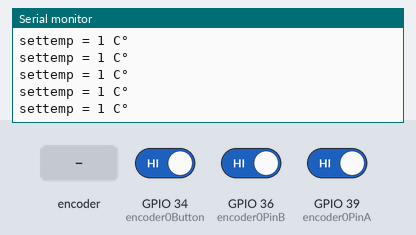
A sketch run on a simulated ESP32. Parts: the last lines printed to the serial monitor. The test bench sets the inputs (shaded band); at power-on: GPIO 34 (encoder0Button) HIGH, GPIO 36 (encoder0PinB) HIGH, GPIO 39 (encoder0PinA) HIGH.

Above: at 1.2 s.
1.3 s: rotary encoder on GPIO 39 (encoder0PinA) / GPIO 36 (encoder0PinB) turned 1 step (first pin leading)
At 2.0 s:
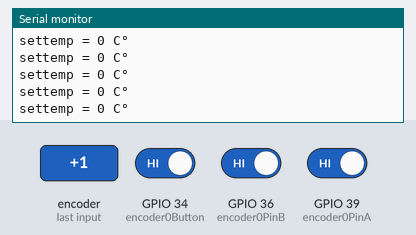
3.0 s: rotary encoder on GPIO 39 (encoder0PinA) / GPIO 36 (encoder0PinB) turned 1 step (first pin leading)
At 3.5 s:
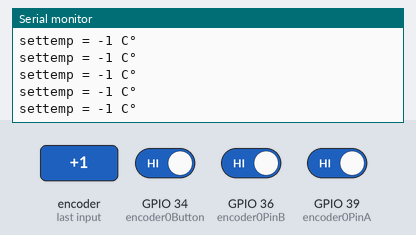
Timing chart, 0 to 3.7 s (numbered marks = the images above; inputs shaded):
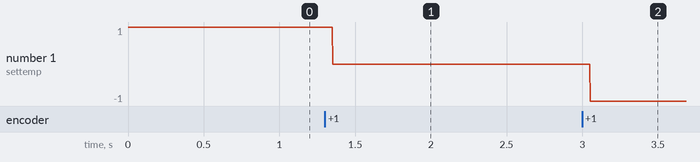

Measured:
- after the input at 1.3 s, the serial monitor: prints a new line after 0.05 s (image 1)
- after the input at 3.0 s, the serial monitor: prints a new line after 0.05 s (image 2)
- plotted number 1: 1 → 0 after the input at 1.3 s, 0 → -1 after the input at 3.0 s

The sketch:

Rotary_encoder_esp_32_met_menu.ino
```cpp
int val;
int encoder0PinA = 39;
int encoder0PinB = 36;
int encoder0Pos = 0;
int encoder0PinALast = LOW;
int encoder0Button = 34;
int n = LOW;
int buttonstate;
int x;
enum temp_control_settings {temp, settings, control} ;
enum temp_control_settings opties;


unsigned long lastButtonPress = 0;
void setup() {
  pinMode (encoder0PinA, INPUT);
  pinMode (encoder0PinB, INPUT);
  pinMode (encoder0Button, INPUT);
  Serial.begin (115200);
}

void loop() {
  n = digitalRead(encoder0PinA);
  if ((encoder0PinALast == LOW) && (n == HIGH)) {
    if (digitalRead(encoder0PinB) == LOW) {
      encoder0Pos--;
    } else {
      encoder0Pos++;
    }
  }
  encoder0PinALast = n;
buttonstate = digitalRead(encoder0Button);
unsigned long timer = millis();

if (buttonstate == LOW){
  if ( timer - lastButtonPress > 50) {
    x++;}
  if (x == 0 || x == 1){
    opties = temp;}
  else if( x == 2){
    opties = control;}
  else if( x == 3){
    opties = settings;}
  else if (x > 4) {
    x = 0;}
  lastButtonPress = millis();
}

delay(1);

switch (opties){
  case temp:
Serial.print ("settemp = ");
Serial.print (encoder0Pos);
Serial.print (" C°");
Serial.println ("");
    break;
  case control:
Serial.print ("Control ");
Serial.println ("");
Serial.print (" is nu actief");
Serial.println ("");
    break;
  case settings:
Serial.print ("settings = ");
Serial.print ("");
Serial.println ("lolol");
Serial.print ("");
    break;
  }


}
```
